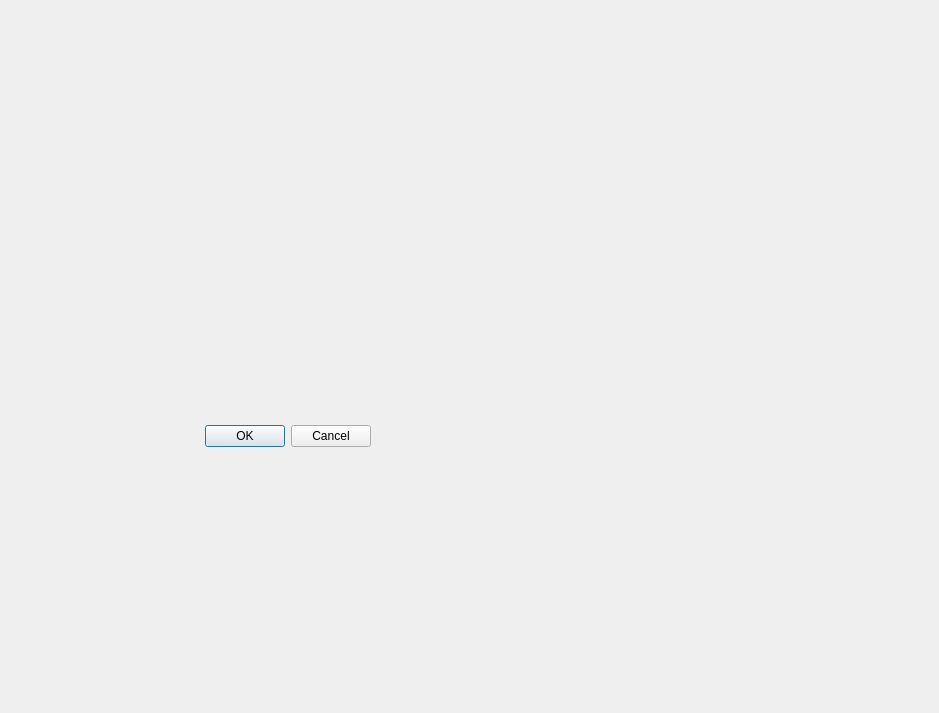
<?xml version="1.0" encoding="UTF-8"?>
<ui version="4.0">
 <class>Dialog</class>
 <widget class="QDialog" name="Dialog">
  <property name="geometry">
   <rect>
    <x>0</x>
    <y>0</y>
    <width>939</width>
    <height>713</height>
   </rect>
  </property>
  <property name="windowTitle">
   <string>Dialog</string>
  </property>
  <widget class="QDialogButtonBox" name="buttonBox">
   <property name="geometry">
    <rect>
     <x>30</x>
     <y>420</y>
     <width>341</width>
     <height>32</height>
    </rect>
   </property>
   <property name="orientation">
    <enum>Qt::Horizontal</enum>
   </property>
   <property name="standardButtons">
    <set>QDialogButtonBox::Cancel|QDialogButtonBox::Ok</set>
   </property>
  </widget>
 </widget>
 <resources/>
 <connections>
  <connection>
   <sender>buttonBox</sender>
   <signal>accepted()</signal>
   <receiver>Dialog</receiver>
   <slot>accept()</slot>
   <hints>
    <hint type="sourcelabel">
     <x>248</x>
     <y>254</y>
    </hint>
    <hint type="destinationlabel">
     <x>157</x>
     <y>274</y>
    </hint>
   </hints>
  </connection>
  <connection>
   <sender>buttonBox</sender>
   <signal>rejected()</signal>
   <receiver>Dialog</receiver>
   <slot>reject()</slot>
   <hints>
    <hint type="sourcelabel">
     <x>316</x>
     <y>260</y>
    </hint>
    <hint type="destinationlabel">
     <x>286</x>
     <y>274</y>
    </hint>
   </hints>
  </connection>
 </connections>
</ui>
